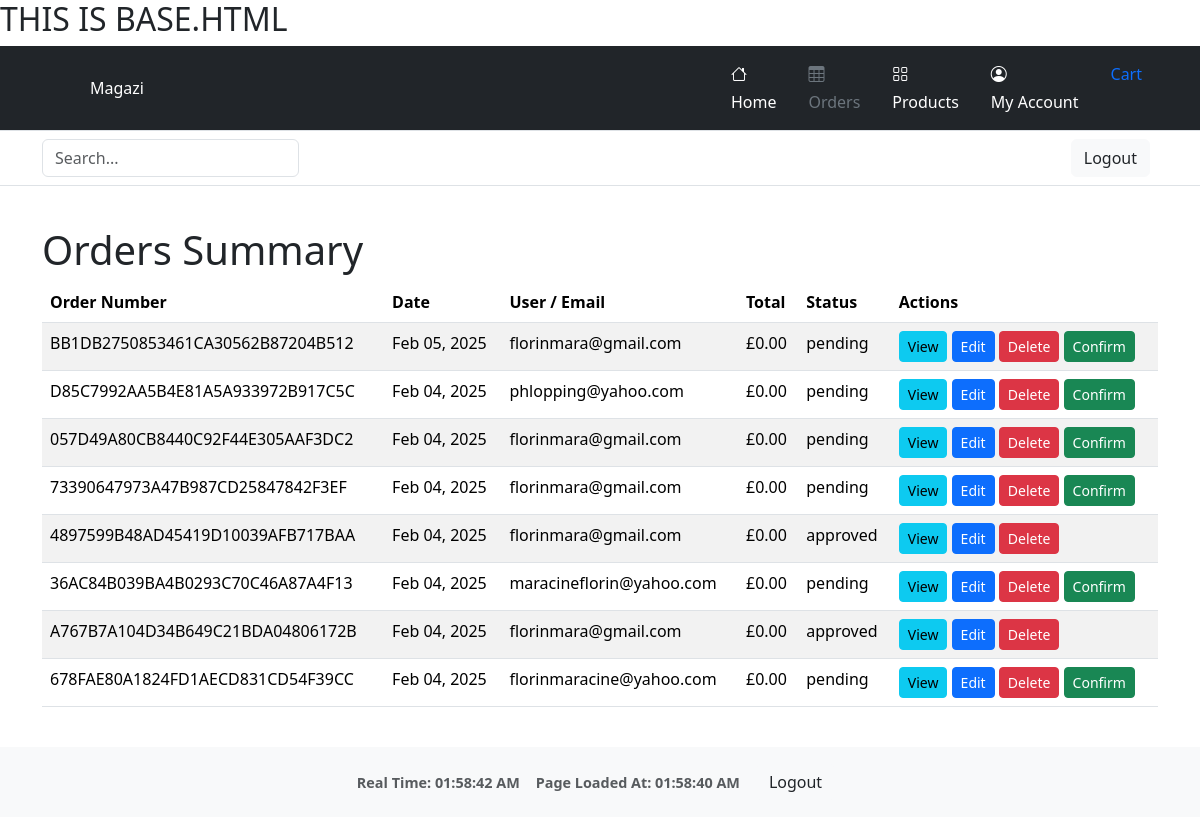
The app's page /orders/summary/ (signed in) with its own data.
### orders/models.py (models this page shows, shortened)
class Order(models.Model):
    order_number = models.CharField(max_length=32, null=False, editable=False)
    user = models.ForeignKey(settings.AUTH_USER_MODEL, on_delete=models.SET_NULL, null=True, blank=True)
    full_name = models.CharField(max_length=50, null=False, blank=False)
    email = models.EmailField(max_length=254, null=False, blank=False)
    phone_number = models.CharField(max_length=20, null=False, blank=False)
    country = CountryField(blank_label='Country *', null=False, blank=False)
    postcode = models.CharField(max_length=20, null=True, blank=True)
    town_or_city = models.CharField(max_length=40, null=False, blank=False)
    street_address1 = models.CharField(max_length=80, null=False, blank=False)
    street_address2 = models.CharField(max_length=80, null=True, blank=True)
    county = models.CharField(max_length=80, null=True, blank=True)
    date = models.DateTimeField(auto_now_add=True)
    delivery_cost = models.DecimalField(max_digits=6, decimal_places=2, null=False, default=0)
    order_total = models.DecimalField(max_digits=10, decimal_places=2, null=False, default=0)
    grand_total = models.DecimalField(max_digits=10, decimal_places=2, null=False, default=0)
    stripe_pid = models.CharField(max_length=254, null=False, blank=False, default='')
    status = models.CharField(max_length=20, default='pending')  # e.g. pending, delivered, canceled
    comments = models.TextField(blank=True)

### orders/views.py (the view)
# urls.py: path('summary/', views.orders_summary, name='orders_summary'),
@login_required
def orders_summary(request):
    user = request.user
    if user.is_staff or user.groups.filter(name="seller").exists():
        orders = Order.objects.all().order_by('-date')
        role = 'admin_or_seller'
    else:
        orders = Order.objects.filter(user=user).order_by('-date')
        role = 'client'
    context = {
        'orders': orders,
        'role': role,
    }
    return render(request, 'orders/orders_summary.html', context)

### cart/context.py (called while the page is built, shortened)
def cart_summary(request):
    cart = request.session.get('cart', {})
    cart_items = []
    total = 0
    return {'cart_total': total, 'cart_items': cart_items}

### orders/templates/orders/orders_summary.html
{% extends "base.html" %}
{% load static %}
{% block content %}
<div class="container my-4">
  <h1>Orders Summary</h1>
  {% if orders %}
    <table class="table table-striped">
      <thead>
        <tr>
          <th>Order Number</th>
          <th>Date</th>
          <th>User / Email</th>
          <th>Total</th>
          <th>Status</th>
          <th>Actions</th>
        </tr>
      </thead>
      <tbody>
        {% for order in orders %}
        <tr>
          <td>{{ order.order_number }}</td>
          <td>{{ order.date|date:"M d, Y" }}</td>
          <td>
            {% if order.user %}
              {{ order.user.email }}
            {% else %}
              {{ order.email }}
            {% endif %}
          </td>
          <td>£{{ order.grand_total }}</td>
          <td>{{ order.status }}</td>
          <td>
            <a href="{% url 'orders:order_detail' order.order_number %}" class="btn btn-sm btn-info">View</a>
            {% if role == 'admin_or_seller' %}
              <a href="{% url 'orders:order_edit' order.order_number %}" class="btn btn-sm btn-primary">Edit</a>
              <a href="{% url 'orders:order_delete' order.order_number %}" class="btn btn-sm btn-danger">Delete</a>
              {% if order.status == "pending" %}
                <a href="{% url 'orders:confirm_order' order.order_number %}" class="btn btn-sm btn-success">Confirm</a>
              {% endif %}
            {% elif role == 'client' %}
              {% if order.status == "pending" %}
                <a href="{% url 'orders:cancel_order' order.order_number %}" class="btn btn-sm btn-warning">Cancel</a>
                <a href="{% url 'orders:order_alter' order.order_number %}" class="btn btn-sm btn-secondary">Alter</a>
              {% endif %}
            {% endif %}
          </td>
        </tr>
        {% endfor %}
      </tbody>
    </table>
  {% else %}
    <p>No orders found.</p>
  {% endif %}
</div>
{% endblock %}

### static/css/base_style.css (style rules this page uses)
html, body { min-height: 100vh; margin: 0; display: flex; flex-direction: column; }

### records on screen
Order: order_number "BB1DB2750853461CA30562B87204B512", date "Feb 05, 2025", user.email "florinmara@gmail.com", grand_total "0.00", status "pending", shows "Confirm"
Order: order_number "D85C7992AA5B4E81A5A933972B917C5C", date "Feb 04, 2025", email "phlopping@yahoo.com", grand_total "0.00", status "pending", shows "Confirm"
Order: order_number "057D49A80CB8440C92F44E305AAF3DC2", date "Feb 04, 2025", user.email "florinmara@gmail.com", grand_total "0.00", status "pending", shows "Confirm"
Order: order_number "73390647973A47B987CD25847842F3EF", date "Feb 04, 2025", user.email "florinmara@gmail.com", grand_total "0.00", status "pending", shows "Confirm"
Order: order_number "4897599B48AD45419D10039AFB717BAA", date "Feb 04, 2025", user.email "florinmara@gmail.com", grand_total "0.00", status "approved"
Order: order_number "36AC84B039BA4B0293C70C46A87A4F13", date "Feb 04, 2025", email "maracineflorin@yahoo.com", grand_total "0.00", status "pending", shows "Confirm"
Order: order_number "A767B7A104D34B649C21BDA04806172B", date "Feb 04, 2025", user.email "florinmara@gmail.com", grand_total "0.00", status "approved"
Order: order_number "678FAE80A1824FD1AECD831CD54F39CC", date "Feb 04, 2025", user.email "florinmaracine@yahoo.com", grand_total "0.00", status "pending", shows "Confirm"
